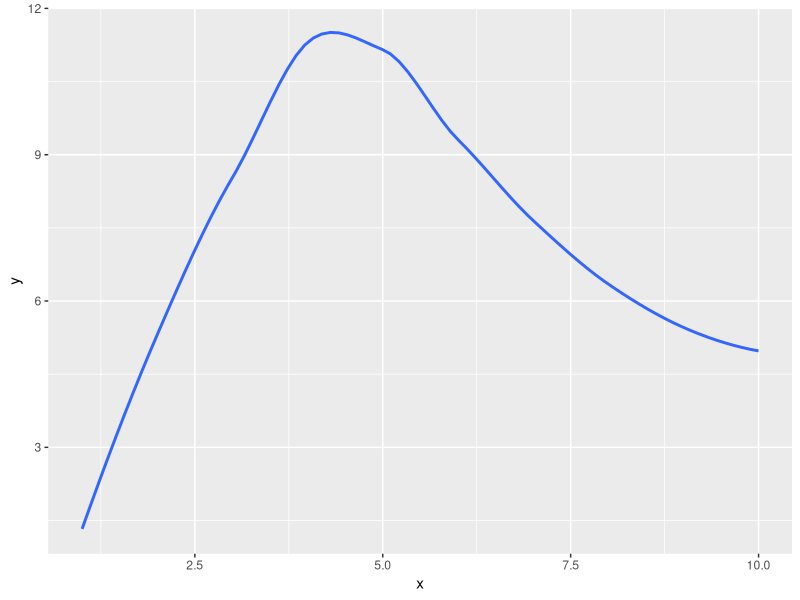
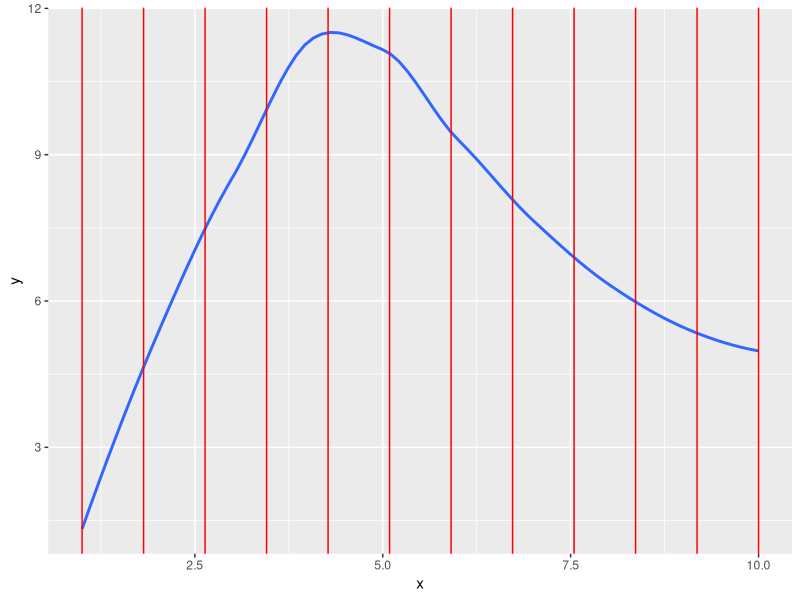
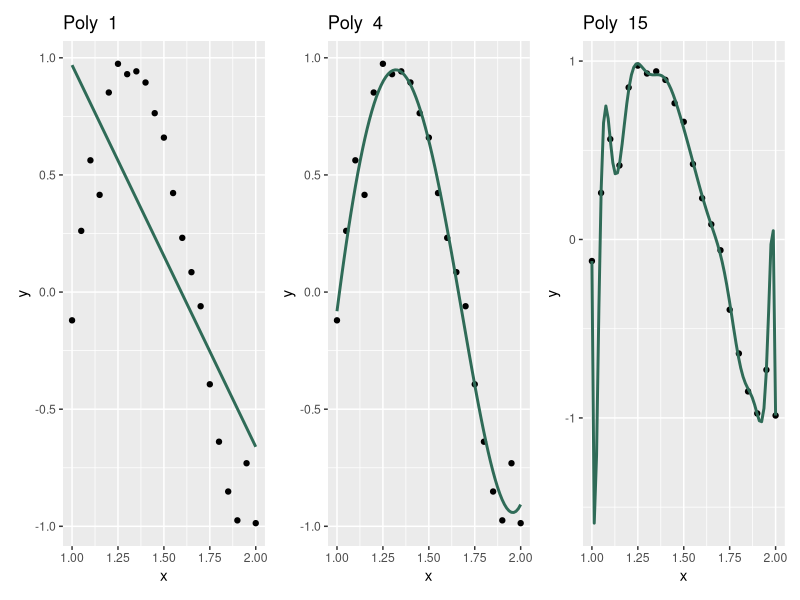

Write R code to recreate these figures, in order.
## ---- chunk 1
knitr::opts_knit$set(global.par = TRUE)
knitr::opts_chunk$set(warning = FALSE, message = FALSE, collapse = TRUE, out.width = '100%')
library(tidyverse)
library(vroom)
## ---- chunk 2
tribble(~x, ~y,
        1, 2,
        2, 4,
        3, 8,
        4, 12,
        5, 11,
        6, 9,
        7, 8,
        8, 6,
        9, 5.5,
        10, 5) %>% 
  ggplot(aes(x, y)) +
  geom_smooth(se = FALSE)
## ---- chunk 3
tribble(~x, ~y,
        1, 2,
        2, 4,
        3, 8,
        4, 12,
        5, 11,
        6, 9,
        7, 8,
        8, 6,
        9, 5.5,
        10, 5) %>% 
  ggplot(aes(x, y)) +
  geom_smooth(se = FALSE) +
  geom_vline(xintercept = seq(1, 10, length.out = 12), color = "red")
## ---- chunk 4
tibble(
  y = c(1, 2, 3, 4, 5, 100, 7),
  fit_1 = c(2, 1, 2, 5, 6, 7, 6),
  fit_2 = c(4, 5, 6, 7, 8, 10, 10)
) %>% 
  mutate(abs_1 = abs(y - fit_1), 
         sqr_1 = (y - fit_1)^2,
         abs_2 = abs(y - fit_2), 
         sqr_2 = (y - fit_2)^2) %>% 
  knitr::kable()
## ---- chunk 5
tibble(
  y = c(1, 2, 3, 4, 5, 100, 7),
  fit_1 = c(2, 1, 2, 5, 6, 7, 6),
  fit_2 = c(4, 5, 6, 7, 8, 10, 10)
) %>% 
  mutate(abs_1 = abs(y - fit_1), 
         sqr_1 = (y - fit_1)^2,
         abs_2 = abs(y - fit_2), 
         sqr_2 = (y - fit_2)^2) %>% 
  select(4:7) %>% 
  map_dbl(mean) %>% 
  knitr::kable()
## ---- chunk 6
library(tidyverse)
library(patchwork)

set.seed(1234)

df <- tibble(x = seq(1, 2, 0.05),
             y = cos(1.5 * pi * x) + rnorm(x, 0, 0.1))

plots <- map(c(1, 4, 15), function(d){
  ggplot(df, aes(x, y)) +
    geom_point() + 
    # geom_smooth(se = FALSE, color = "#2F6B57") + 
    geom_smooth(method = "lm", formula = y ~ poly(x, d), se = FALSE, color = "#2F6B57") +
    ggtitle(paste("Poly ", d))
})

plots[[1]] + plots[[2]] + plots[[3]]
